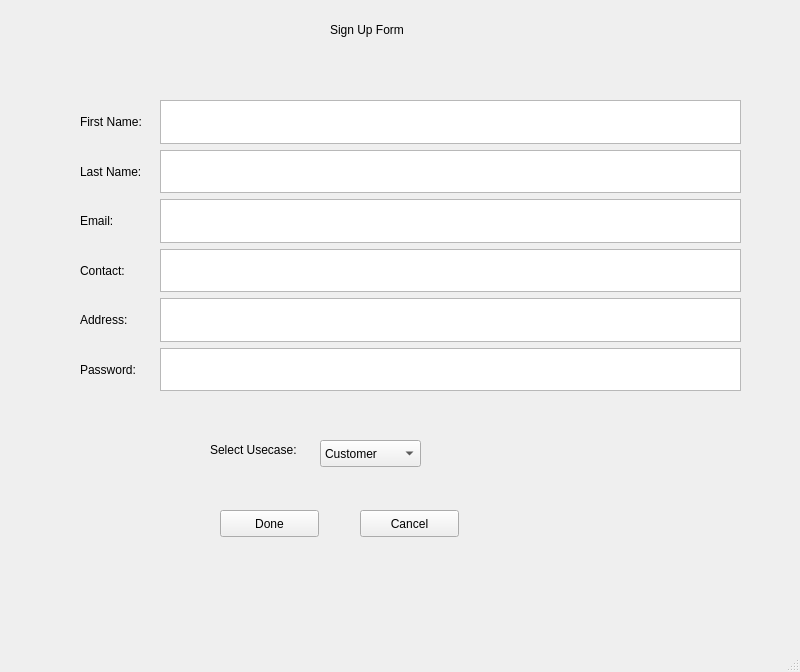
<?xml version="1.0" encoding="UTF-8"?>
<ui version="4.0">
 <class>MainWindow</class>
 <widget class="QMainWindow" name="MainWindow">
  <property name="geometry">
   <rect>
    <x>0</x>
    <y>0</y>
    <width>800</width>
    <height>672</height>
   </rect>
  </property>
  <property name="windowTitle">
   <string>MainWindow</string>
  </property>
  <widget class="QWidget" name="centralwidget">
   <widget class="QWidget" name="verticalLayoutWidget">
    <property name="geometry">
     <rect>
      <x>80</x>
      <y>100</y>
      <width>81</width>
      <height>291</height>
     </rect>
    </property>
    <layout class="QVBoxLayout" name="verticalLayout">
     <item>
      <widget class="QLabel" name="label">
       <property name="text">
        <string>First Name:</string>
       </property>
      </widget>
     </item>
     <item>
      <widget class="QLabel" name="label_2">
       <property name="text">
        <string>Last Name:</string>
       </property>
      </widget>
     </item>
     <item>
      <widget class="QLabel" name="label_3">
       <property name="text">
        <string>Email:</string>
       </property>
      </widget>
     </item>
     <item>
      <widget class="QLabel" name="label_8">
       <property name="text">
        <string>Contact:</string>
       </property>
      </widget>
     </item>
     <item>
      <widget class="QLabel" name="label_9">
       <property name="text">
        <string>Address:</string>
       </property>
      </widget>
     </item>
     <item>
      <widget class="QLabel" name="label_6">
       <property name="text">
        <string>Password:</string>
       </property>
      </widget>
     </item>
    </layout>
   </widget>
   <widget class="QWidget" name="verticalLayoutWidget_2">
    <property name="geometry">
     <rect>
      <x>160</x>
      <y>100</y>
      <width>581</width>
      <height>291</height>
     </rect>
    </property>
    <layout class="QVBoxLayout" name="verticalLayout_2">
     <item>
      <widget class="QTextEdit" name="fname"/>
     </item>
     <item>
      <widget class="QTextEdit" name="lname"/>
     </item>
     <item>
      <widget class="QTextEdit" name="email"/>
     </item>
     <item>
      <widget class="QTextEdit" name="contact"/>
     </item>
     <item>
      <widget class="QTextEdit" name="address"/>
     </item>
     <item>
      <widget class="QTextEdit" name="password"/>
     </item>
    </layout>
   </widget>
   <widget class="QLabel" name="label_4">
    <property name="geometry">
     <rect>
      <x>330</x>
      <y>20</y>
      <width>91</width>
      <height>20</height>
     </rect>
    </property>
    <property name="text">
     <string>Sign Up Form</string>
    </property>
   </widget>
   <widget class="QComboBox" name="rolebox">
    <property name="geometry">
     <rect>
      <x>320</x>
      <y>440</y>
      <width>101</width>
      <height>27</height>
     </rect>
    </property>
    <item>
     <property name="text">
      <string>Customer</string>
     </property>
    </item>
    <item>
     <property name="text">
      <string>Driver</string>
     </property>
    </item>
   </widget>
   <widget class="QPushButton" name="done">
    <property name="geometry">
     <rect>
      <x>220</x>
      <y>510</y>
      <width>99</width>
      <height>27</height>
     </rect>
    </property>
    <property name="text">
     <string>Done</string>
    </property>
   </widget>
   <widget class="QLabel" name="label_5">
    <property name="geometry">
     <rect>
      <x>210</x>
      <y>440</y>
      <width>111</width>
      <height>20</height>
     </rect>
    </property>
    <property name="text">
     <string>Select Usecase:</string>
    </property>
   </widget>
   <widget class="QPushButton" name="cancel">
    <property name="geometry">
     <rect>
      <x>360</x>
      <y>510</y>
      <width>99</width>
      <height>27</height>
     </rect>
    </property>
    <property name="text">
     <string>Cancel</string>
    </property>
   </widget>
  </widget>
  <widget class="QMenuBar" name="menubar">
   <property name="geometry">
    <rect>
     <x>0</x>
     <y>0</y>
     <width>800</width>
     <height>25</height>
    </rect>
   </property>
  </widget>
  <widget class="QStatusBar" name="statusbar"/>
 </widget>
 <resources/>
 <connections/>
</ui>
